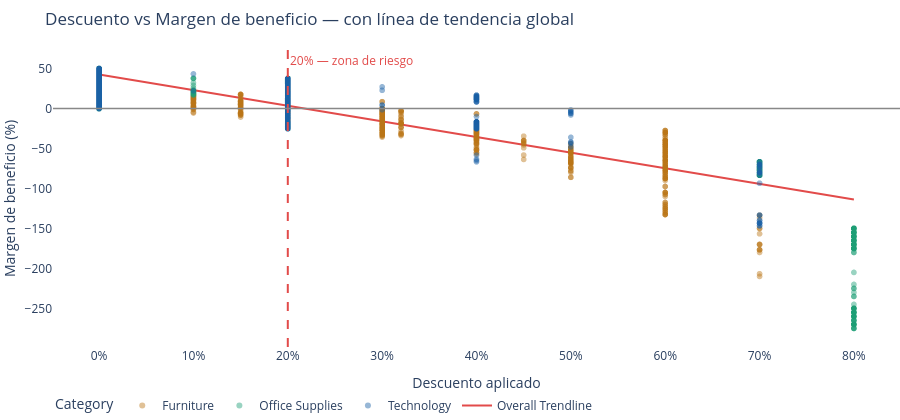

Here is the notebook cell this chart was saved with:
### Markdown cell above
## 6. Impacto del descuento sobre el margen ⭐

Este es el **hallazgo más accionable** del análisis: a partir de cierto nivel de descuento, el margen se vuelve negativo sistemáticamente.

### Code cell
fig = px.scatter(
    df, x="Discount", y="Profit Margin %",
    color="Category",
    color_discrete_map=CAT_COLORS,
    opacity=0.45,
    trendline="ols",
    trendline_scope="overall",
    trendline_color_override="#E24B4A",
    labels={"Discount": "Descuento aplicado", "Profit Margin %": "Margen de beneficio (%)"},
    title="Descuento vs Margen de beneficio — con línea de tendencia global",
)
fig.add_vline(x=0.20, line_dash="dash", line_color=COLORS["red"],
              annotation_text="20% — zona de riesgo",
              annotation_position="top right",
              annotation_font_color=COLORS["red"])
fig.add_hline(y=0, line_color=COLORS["gray"], line_width=1.5,
              annotation_text="Breakeven", annotation_position="right")
fig.update_layout(
    height=420, plot_bgcolor="white", paper_bgcolor="white",
    margin=dict(l=0, r=0, t=50, b=0),
    xaxis=dict(tickformat=".0%"),
    legend=dict(orientation="h", y=-0.15),
)
fig.show()

### Figure 1 — Plotly figure (JSON) as saved in the notebook; plotly's stock layout.template omitted (floating-point values rounded to 4 significant figures; data arrays with more than 128 entries replaced by an {"elided": "..."} marker saying what was removed)
{"data": [{"hovertemplate": "Category=Furniture<br>Descuento aplicado=%{x}<br>Margen de beneficio (%)=%{y}<extra></extra>", "legendgroup": "Furniture", "marker": {"color": "#BA7517", "opacity": 0.45, "symbol": "circle"}, "mode": "markers", "name": "Furniture", "showlegend": true, "type": "scattergl", "x": {"elided": "2121 float values"}, "xaxis": "x", "y": {"elided": "2121 float values"}, "yaxis": "y"}, {"hovertemplate": "Category=Office Supplies<br>Descuento aplicado=%{x}<br>Margen de beneficio (%)=%{y}<extra></extra>", "legendgroup": "Office Supplies", "marker": {"color": "#1D9E75", "opacity": 0.45, "symbol": "circle"}, "mode": "markers", "name": "Office Supplies", "showlegend": true, "type": "scattergl", "x": {"elided": "6026 float values"}, "xaxis": "x", "y": {"elided": "6026 float values"}, "yaxis": "y"}, {"hovertemplate": "Category=Technology<br>Descuento aplicado=%{x}<br>Margen de beneficio (%)=%{y}<extra></extra>", "legendgroup": "Technology", "marker": {"color": "#185FA5", "opacity": 0.45, "symbol": "circle"}, "mode": "markers", "name": "Technology", "showlegend": true, "type": "scattergl", "x": {"elided": "1847 float values"}, "xaxis": "x", "y": {"elided": "1847 float values"}, "yaxis": "y"}, {"hovertemplate": "<b>OLS trendline</b><br>Profit Margin % = -195.439 * Discount + 42.5594<br>R<sup>2</sup>=0.747278<br><br>Descuento aplicado=%{x}<br>Margen de beneficio (%)=%{y} <b>(trend)</b><extra></extra>", "legendgroup": "Overall Trendline", "line": {"color": "#E24B4A"}, "mode": "lines", "name": "Overall Trendline", "showlegend": true, "type": "scatter", "x": {"elided": "9994 float values"}, "xaxis": "x", "y": {"elided": "9994 float values"}, "yaxis": "y"}], "layout": {"annotations": [{"font": {"color": "#E24B4A"}, "showarrow": false, "text": "20% — zona de riesgo", "x": 0.2, "xanchor": "left", "xref": "x", "y": 1, "yanchor": "top", "yref": "y domain"}, {"showarrow": false, "text": "Breakeven", "x": 1, "xanchor": "left", "xref": "x domain", "y": 0, "yanchor": "middle", "yref": "y"}], "height": 420, "legend": {"orientation": "h", "title": {"text": "Category"}, "tracegroupgap": 0, "y": -0.15}, "margin": {"b": 0, "l": 0, "r": 0, "t": 50}, "paper_bgcolor": "white", "plot_bgcolor": "white", "shapes": [{"line": {"color": "#E24B4A", "dash": "dash"}, "type": "line", "x0": 0.2, "x1": 0.2, "xref": "x", "y0": 0, "y1": 1, "yref": "y domain"}, {"line": {"color": "#888888", "width": 1.5}, "type": "line", "x0": 0, "x1": 1, "xref": "x domain", "y0": 0, "y1": 0, "yref": "y"}], "title": {"text": "Descuento vs Margen de beneficio — con línea de tendencia global"}, "xaxis": {"anchor": "y", "domain": [0, 1], "tickformat": ".0%", "title": {"text": "Descuento aplicado"}}, "yaxis": {"anchor": "x", "domain": [0, 1], "title": {"text": "Margen de beneficio (%)"}}}}
